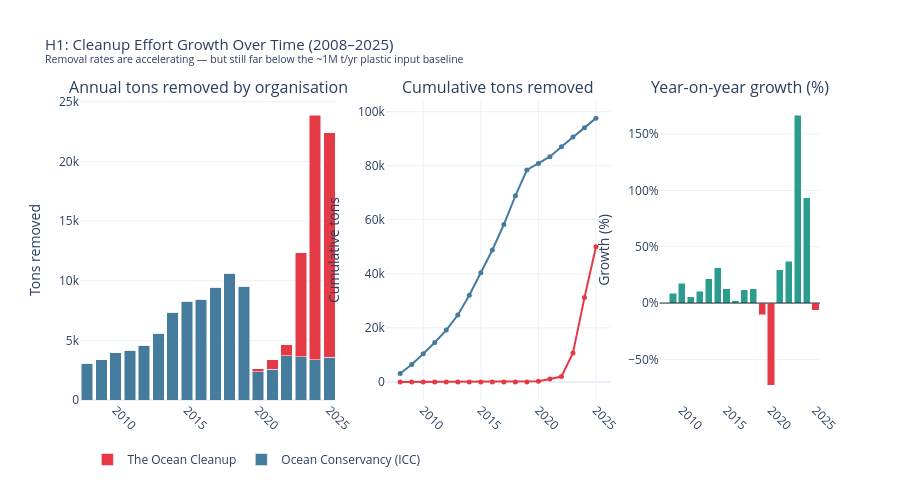

Notebook source saved alongside this figure:
### Code cell
# ── 7: H1 — Cleanup growth chart ─────────────────────────
annual_org, annual_total_cumsum, yoy = get_annual_org_stats(df_cleanup)
fig_trend = plot_cleanup_growth(annual_org, annual_total_cumsum, yoy)
fig_trend.show()

### Figure 1 — Plotly figure (JSON) as saved in the notebook; plotly's stock layout.template omitted (floating-point values rounded to 4 significant figures)
{"data": [{"marker": {"color": "#457B9D"}, "name": "Ocean Conservancy (ICC)", "type": "bar", "x": [2008, 2009, 2010, 2011, 2012, 2013, 2014, 2015, 2016, 2017, 2018, 2019, 2020, 2021, 2022, 2023, 2024, 2025], "xaxis": "x", "y": [3086.0, 3357.0, 3946.0, 4165.0, 4604.0, 5592.0, 7342.0, 8278.0, 8437.0, 9431.0, 10630.0, 9550.0, 2372.0, 2557.0, 3701.0, 3612.0, 3387.0, 3566.0], "yaxis": "y"}, {"marker": {"color": "#E63946"}, "name": "The Ocean Cleanup", "type": "bar", "x": [2008, 2009, 2010, 2011, 2012, 2013, 2014, 2015, 2016, 2017, 2018, 2019, 2020, 2021, 2022, 2023, 2024, 2025], "xaxis": "x", "y": [0.0, 0.0, 0.0, 0.0, 0.0, 0.0, 0.0, 0.0, 0.0, 0.0, 0.0, 0.0, 235.5, 819.5, 923.0, 8728.0, 20490.0, 18810.0], "yaxis": "y"}, {"line": {"color": "#457B9D", "width": 2}, "marker": {"size": 5}, "mode": "lines+markers", "name": "Ocean Conservancy (ICC)", "showlegend": false, "type": "scatter", "x": [2008, 2009, 2010, 2011, 2012, 2013, 2014, 2015, 2016, 2017, 2018, 2019, 2020, 2021, 2022, 2023, 2024, 2025], "xaxis": "x2", "y": [3086.0, 6442.0, 10390.0, 14550.0, 19160.0, 24750.0, 32090.0, 40370.0, 48810.0, 58240.0, 68870.0, 78420.0, 80790.0, 83350.0, 87050.0, 90660.0, 94050.0, 97620.0], "yaxis": "y2"}, {"line": {"color": "#E63946", "width": 2}, "marker": {"size": 5}, "mode": "lines+markers", "name": "The Ocean Cleanup", "showlegend": false, "type": "scatter", "x": [2008, 2009, 2010, 2011, 2012, 2013, 2014, 2015, 2016, 2017, 2018, 2019, 2020, 2021, 2022, 2023, 2024, 2025], "xaxis": "x2", "y": [0.0, 0.0, 0.0, 0.0, 0.0, 0.0, 0.0, 0.0, 0.0, 0.0, 0.0, 0.0, 235.5, 1055.0, 1978.0, 10710.0, 31200.0, 50010.0], "yaxis": "y2"}, {"marker": {"color": ["#E63946", "#2A9D8F", "#2A9D8F", "#2A9D8F", "#2A9D8F", "#2A9D8F", "#2A9D8F", "#2A9D8F", "#2A9D8F", "#2A9D8F", "#2A9D8F", "#E63946", "#E63946", "#2A9D8F", "#2A9D8F", "#2A9D8F", "#2A9D8F", "#E63946"]}, "showlegend": false, "type": "bar", "x": [2008, 2009, 2010, 2011, 2012, 2013, 2014, 2015, 2016, 2017, 2018, 2019, 2020, 2021, 2022, 2023, 2024, 2025], "xaxis": "x3", "y": [NaN, 8.78, 17.56, 5.565, 10.52, 21.47, 31.28, 12.75, 1.924, 11.79, 12.76, -10.2, -72.7, 29.5, 36.93, 166.9, 93.53, -6.304], "yaxis": "y3"}], "layout": {"annotations": [{"font": {"size": 16}, "showarrow": false, "text": "Annual tons removed by organisation", "x": 0.1733, "xanchor": "center", "xref": "paper", "y": 1, "yanchor": "bottom", "yref": "paper"}, {"font": {"size": 16}, "showarrow": false, "text": "Cumulative tons removed", "x": 0.565, "xanchor": "center", "xref": "paper", "y": 1, "yanchor": "bottom", "yref": "paper"}, {"font": {"size": 16}, "showarrow": false, "text": "Year-on-year growth (%)", "x": 0.8917, "xanchor": "center", "xref": "paper", "y": 1, "yanchor": "bottom", "yref": "paper"}], "barmode": "stack", "height": 500, "legend": {"orientation": "h", "x": 0.01, "y": -0.15}, "margin": {"b": 100, "t": 100}, "shapes": [{"line": {"color": "black", "width": 0.8}, "type": "line", "x0": 0, "x1": 1, "xref": "x3 domain", "y0": 0, "y1": 0, "yref": "y3"}], "title": {"font": {"size": 15}, "text": "H1: Cleanup Effort Growth Over Time (2008–2025)<br><sup>Removal rates are accelerating — but still far below the ~1M t/yr plastic input baseline</sup>"}, "xaxis": {"anchor": "y", "domain": [0, 0.3467], "tickangle": 45}, "xaxis2": {"anchor": "y2", "domain": [0.4133, 0.7167], "tickangle": 45}, "xaxis3": {"anchor": "y3", "domain": [0.7833, 1], "tickangle": 45}, "yaxis": {"anchor": "x", "domain": [0, 1], "title": {"text": "Tons removed"}}, "yaxis2": {"anchor": "x2", "domain": [0, 1], "title": {"text": "Cumulative tons"}}, "yaxis3": {"anchor": "x3", "domain": [0, 1], "ticksuffix": "%", "title": {"text": "Growth (%)"}}}}
